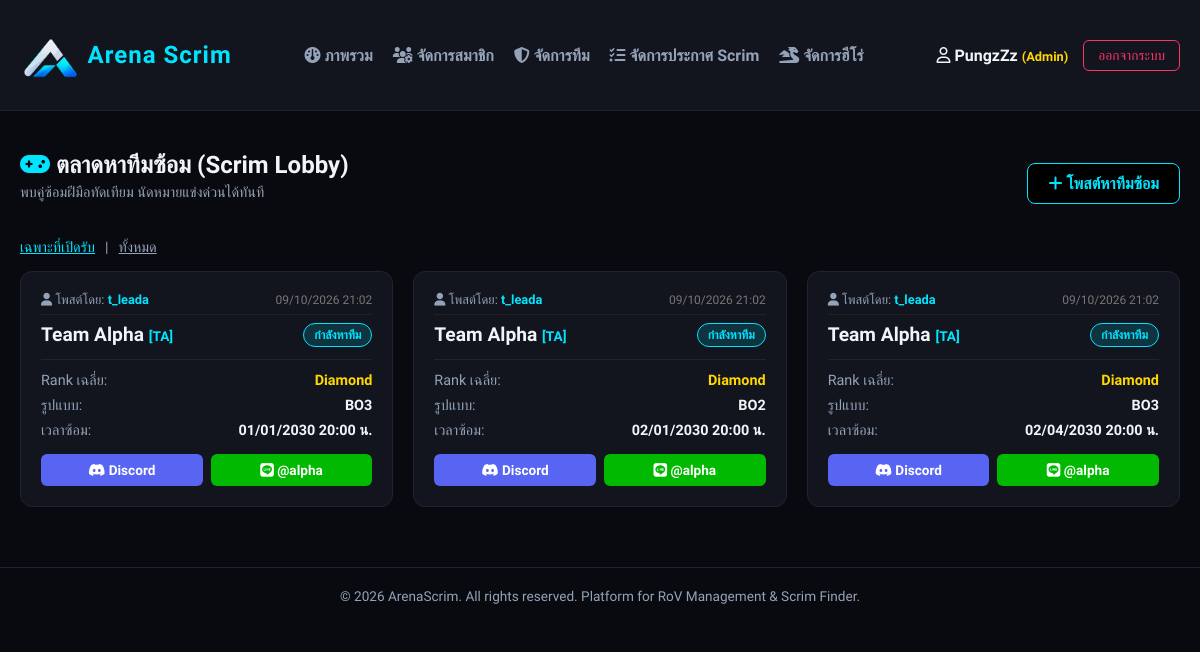
Page /ArenaScrim/ArenaScrim_test/scrim/index.php (signed in) on the committed database.
### tables this page shows
CREATE TABLE `scrim_posts` (
  `post_id` int(11) NOT NULL,
  `team_id` int(11) NOT NULL,
  `avg_rank` varchar(50) NOT NULL,
  `match_format` enum('BO1','BO2','BO3','BO4','BO5','BO6','BO7') DEFAULT 'BO3',
  `scrim_time` datetime NOT NULL,
  `note` text DEFAULT NULL,
  `status` enum('open','matched','expired') DEFAULT 'open',
  `created_at` timestamp NOT NULL DEFAULT current_timestamp()
);

CREATE TABLE `users` (
  `user_id` int(11) NOT NULL,
  `username` varchar(50) NOT NULL,
  `email` varchar(100) NOT NULL,
  `password` varchar(255) NOT NULL,
  `display_name` varchar(100) NOT NULL,
  `role` enum('user','admin') DEFAULT 'user',
  `created_at` timestamp NOT NULL DEFAULT current_timestamp(),
  `nickname` varchar(100) DEFAULT NULL,
  `fullname` varchar(255) DEFAULT NULL,
  `open_id` varchar(255) DEFAULT NULL,
  `full_id` varchar(255) DEFAULT NULL
);

CREATE TABLE `teams` (
  `team_id` int(11) NOT NULL,
  `team_name` varchar(100) NOT NULL,
  `team_tag` varchar(10) NOT NULL,
  `leader_id` int(11) DEFAULT NULL COMMENT 'โค้ชของทีม (NULL = ไม่มีโค้ช)',
  `discord_link` varchar(255) DEFAULT NULL,
  `facebook_link` varchar(255) DEFAULT NULL,
  `line_id` varchar(100) DEFAULT NULL,
  `created_at` timestamp NOT NULL DEFAULT current_timestamp()
);

### ArenaScrim/ArenaScrim_test/config/functions.php (called while the page is built, shortened)
<?php
function e($value)
{
    return htmlspecialchars((string)($value ?? ''), ENT_QUOTES, 'UTF-8');
}

### ArenaScrim/ArenaScrim_test/scrim/index.php (the view, shortened to what this page needs)
<?php
require_once '../config/db.php';
$pdo->exec("UPDATE scrim_posts SET status = 'expired' WHERE status = 'open' AND scrim_time < NOW()");
$filter = $_GET['filter'] ?? 'open';
$where = $filter === 'all' ? '' : "WHERE sp.status = 'open'";
$stmt = $pdo->query("
    SELECT sp.*, t.team_name, t.team_tag, t.discord_link, t.facebook_link, t.line_id, t.leader_id, u.display_name as poster_name
    FROM scrim_posts sp
    JOIN teams t ON sp.team_id = t.team_id
    LEFT JOIN users u ON t.leader_id = u.user_id
    $where
    ORDER BY sp.status = 'open' DESC, sp.scrim_time ASC
");
$scrims = $stmt->fetchAll();
include '../includes/header.php';
?>
<div style="margin-top: 20px;">
    <div class="scrim-header">
        <div>
            <h2 style="margin: 0; color: var(--text-main);"><i class="fa-solid fa-gamepad" style="color: var(--neon-cyan);"></i> ตลาดหาทีมซ้อม (Scrim Lobby)</h2>
            <p style="color: var(--text-muted); font-size: 0.9rem; margin-top: 5px;">พบคู่ซ้อมฝีมือทัดเทียม นัดหมายแข่งด่วนได้ทันที</p>
        </div>
        <?php if (isset($_SESSION['user_id'])): ?>
            <a href="create.php" class="btn-cyber"><i class="fa-solid fa-plus"></i> โพสต์หาทีมซ้อม</a>
        <?php endif; ?>
    </div>
    <div style="margin-bottom: 15px; display: flex; gap: 10px; font-size: 0.9rem;">
        <a href="?filter=open" style="color: <?= $filter === 'all' ? 'var(--text-muted)' : 'var(--neon-cyan)' ?>;">เฉพาะที่เปิดรับ</a>
        <span style="color: var(--text-muted);">|</span>
        <a href="?filter=all" style="color: <?= $filter === 'all' ? 'var(--neon-cyan)' : 'var(--text-muted)' ?>;">ทั้งหมด</a>
    </div>
    <div class="scrim-grid">
        <?php if (empty($scrims)): ?>
            <div class="arena-card" style="grid-column: 1 / -1; text-align: center; color: var(--text-muted);">
                ขณะนี้ยังไม่มีประกาศหาทีมซ้อม คุณสามารถเป็นทีมแรกที่ประกาศได้!
            </div>
        <?php else: ?>
            <?php foreach ($scrims as $scrim): ?>
                <div class="scrim-card">
                    <div style="font-size: 0.8rem; color: var(--text-muted); margin-bottom: 8px; border-bottom: 1px solid #222; padding-bottom: 6px; display: flex; justify-content: space-between; align-items: center;">
                        <span><i class="fa-solid fa-user"></i> โพสต์โดย: <strong style="color: var(--neon-cyan);"><?= htmlspecialchars($scrim['poster_name'] ?? 'Unknown') ?></strong></span>
                        <span style="font-size: 0.75rem; color: #777;"><?= date('d/m/Y H:i', strtotime($scrim['created_at'])) ?></span>
                    </div>
                    <div class="scrim-card-header">
                        <div>
                            <h3 class="team-name-title">
                                <?= htmlspecialchars($scrim['team_name']) ?>
                                <span style="font-size: 0.85rem; color: var(--neon-cyan);">[<?= htmlspecialchars($scrim['team_tag']) ?>]</span>
                            </h3>
                        </div>
                        <?php $status_labels = ['open' => 'กำลังหาทีม', 'matched' => 'ได้ทีมซ้อมแล้ว', 'expired' => 'หมดเวลา']; ?>
                        <span class="scrim-status-badge <?= e($scrim['status']) ?>">
                            <?= $status_labels[$scrim['status']] ?? e($scrim['status']) ?>
                        </span>
                    </div>
                    <div class="scrim-detail-row">
                        <span>Rank เฉลี่ย:</span>
                        <span class="scrim-detail-val" style="color: var(--neon-gold);"><?= htmlspecialchars($scrim['avg_rank']) ?></span>
                    </div>
                    <div class="scrim-detail-row">
                        <span>รูปแบบ:</span>
                        <span class="scrim-detail-val"><?= htmlspecialchars($scrim['match_format']) ?></span>
                    </div>
                    <div class="scrim-detail-row">
                        <span>เวลาซ้อม:</span>
                        <span class="scrim-detail-val"><?= date('d/m/Y H:i', strtotime($scrim['scrim_time'])) ?> น.</span>
                    </div>
                    <div class="contact-btn-group">
                        <?php if ($scrim['discord_link']): ?>
                            <a href="<?= htmlspecialchars($scrim['discord_link']) ?>" target="_blank" class="btn-contact btn-discord">
                                <i class="fa-brands fa-discord"></i> Discord
                            </a>
                        <?php endif; ?>
                        <?php if ($scrim['line_id']): ?>
                            <div class="btn-contact btn-line" title="Line ID: <?= htmlspecialchars($scrim['line_id']) ?>">
                                <i class="fa-brands fa-line"></i> <?= htmlspecialchars($scrim['line_id']) ?>
                            </div>
                        <?php endif; ?>
                    </div>
                </div>
            <?php endforeach; ?>
        <?php endif; ?>
    </div>
</div>
<?php include '../includes/footer.php'; ?>

### ArenaScrim/ArenaScrim_test/assets/css/main.css (style rules this page uses)
:root { --bg-dark: #090A0F; --card-bg: #12151E; --border-color: #1E2433; --text-main: #F1F5F9; --text-muted: #94A3B8; --neon-cyan: #00E5FF; --neon-gold: #FFD700; --neon-red: #FF3366; }
*, *::before, *::after { box-sizing: border-box; }
body { background-color: var(--bg-dark); color: var(--text-main); font-family: 'Prompt', sans-serif; margin: 0; padding: 0; }
.btn-cyber { background-color: #000000; color: var(--neon-cyan); border: 1px solid var(--neon-cyan); padding: 10px 20px; border-radius: 8px; font-weight: 600; cursor: pointer; transition: all 0.3s ease; text-decoration: none; display: inline-block; }

### ArenaScrim/ArenaScrim_test/assets/css/scrim.css (style rules this page uses)
.scrim-header { display: flex; justify-content: space-between; align-items: center; margin-bottom: 24px; }
.scrim-grid { display: grid; grid-template-columns: repeat(auto-fill, minmax(350px, 1fr)); gap: 20px; }
.scrim-card { background-color: var(--card-bg); border: 1px solid var(--border-color); border-radius: 12px; padding: 20px; transition: transform 0.2s ease, border-color 0.2s ease; position: relative; }
.scrim-card-header { display: flex; justify-content: space-between; align-items: flex-start; border-bottom: 1px solid var(--border-color); padding-bottom: 12px; margin-bottom: 12px; }
.team-name-title { font-size: 1.2rem; font-weight: 700; color: var(--text-main); margin: 0; }
.scrim-status-badge { padding: 4px 10px; border-radius: 20px; font-size: 0.75rem; font-weight: 700; text-transform: uppercase; }
.scrim-status-badge.open { background-color: rgba(0, 229, 255, 0.15); color: var(--neon-cyan); border: 1px solid var(--neon-cyan); }
.scrim-detail-row { display: flex; justify-content: space-between; font-size: 0.9rem; margin-bottom: 8px; color: var(--text-muted); }
.scrim-detail-val { color: var(--text-main); font-weight: 600; }
.contact-btn-group { display: flex; gap: 8px; margin-top: 15px; }
.btn-contact { flex: 1; text-align: center; padding: 8px; border-radius: 6px; font-size: 0.85rem; font-weight: 600; text-decoration: none; transition: opacity 0.2s ease; }
.btn-discord { background-color: #5865F2; color: #fff; }
.btn-line { background-color: #00B900; color: #fff; }

### rows in the picture
scrim_posts: users.display_name "t_leada", created_at "09/10/2026 21:02", team.team_name "Team Alpha", team.team_tag "TA", status "กำลังหาทีม", avg_rank "Diamond", match_format "BO3", scrim_time "01/01/2030 20:00", team.line_id "@alpha"
scrim_posts: users.display_name "t_leada", created_at "09/10/2026 21:02", team.team_name "Team Alpha", team.team_tag "TA", status "กำลังหาทีม", avg_rank "Diamond", match_format "BO2", scrim_time "02/01/2030 20:00", team.line_id "@alpha"
scrim_posts: users.display_name "t_leada", created_at "09/10/2026 21:02", team.team_name "Team Alpha", team.team_tag "TA", status "กำลังหาทีม", avg_rank "Diamond", match_format "BO3", scrim_time "02/04/2030 20:00", team.line_id "@alpha"

### other values in the picture
$label "ภาพรวม"
$label "จัดการสมาชิก"
$label "จัดการทีม"
$label "จัดการประกาศ Scrim"
$label "จัดการฮีโร่"
$_SESSION['display_name'] "PungzZz"
